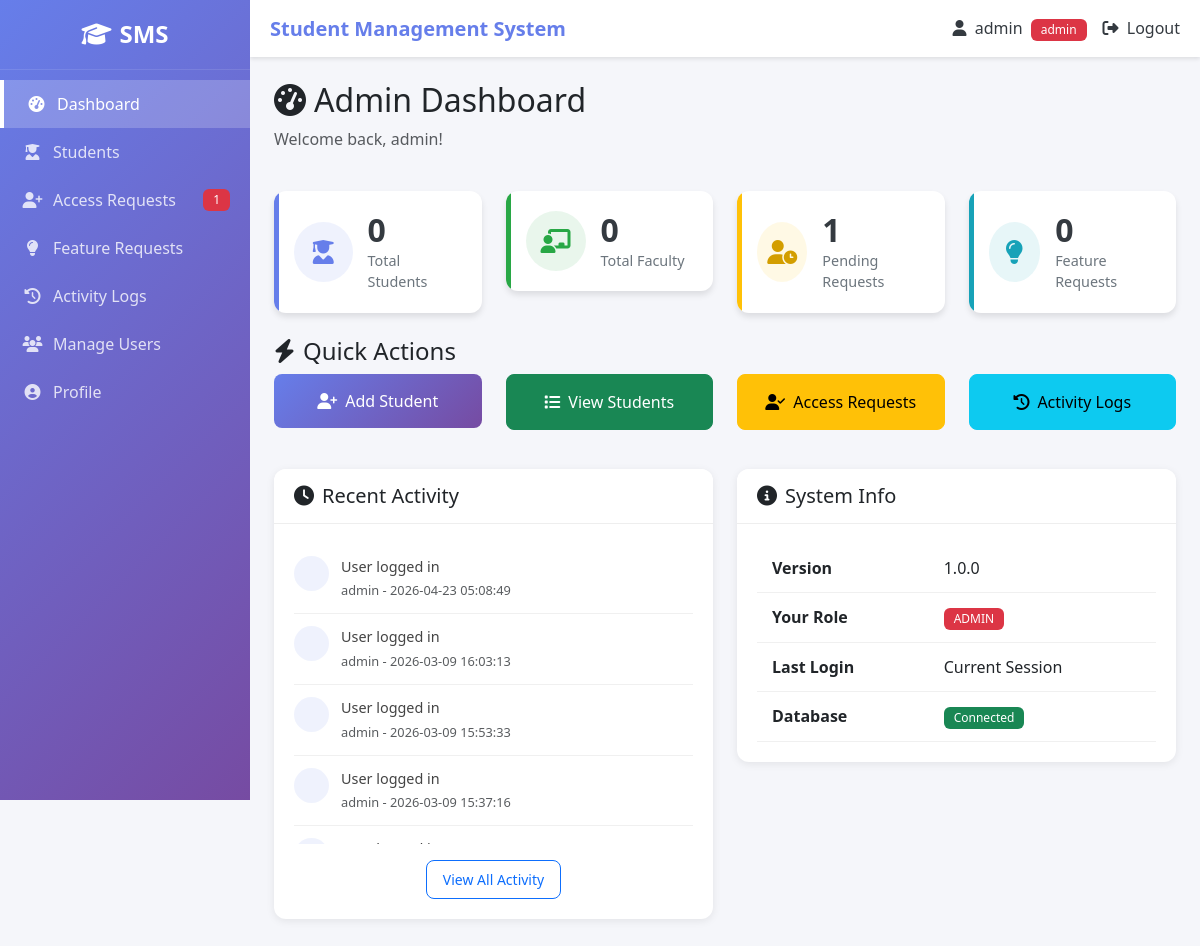
The page /admin/dashboard (signed in) on the database its author committed.
### tables this page shows
CREATE TABLE activity_logs (
        id INTEGER PRIMARY KEY AUTOINCREMENT,
        user_id INTEGER,
        username TEXT,
        action TEXT,
        details TEXT,
        ip_address TEXT,
        created_at TIMESTAMP DEFAULT CURRENT_TIMESTAMP
    );

### routes/admin_routes.py (the view)
@admin_bp.route('/admin')
@admin_bp.route('/admin/dashboard')
@admin_required
def dashboard():
    update_session_activity()
    total_students = student_model.get_student_count()
    total_faculty = user_model.get_faculty_count()
    pending_requests = user_model.get_pending_requests_count()
    conn = user_model.get_db()
    cursor = conn.cursor()
    cursor.execute("SELECT COUNT(*) FROM feature_requests WHERE status='pending'")
    feature_requests_count = cursor.fetchone()[0]
    conn.close()
    recent_activities = get_all_activities(limit=10)
    return render_template('admin_dashboard.html',
                         total_students=total_students,
                         total_faculty=total_faculty,
                         pending_requests=pending_requests,
                         feature_requests_count=feature_requests_count,
                         recent_activities=recent_activities)

### templates/admin_dashboard.html (shortened to what this page needs)
{% extends "base.html" %}
{% block content %}
<div class="dashboard">
    <div class="row mb-4">
        <div class="col-12">
            <h2><i class="fas fa-tachometer-alt me-2"></i>Admin Dashboard</h2>
            <p class="text-muted">Welcome back, {{ session['user'] }}!</p>
        </div>
    </div>
    <div class="row mb-4">
        <div class="col-md-3">
            <div class="stat-card stat-card-primary">
                <div class="stat-icon">
                    <i class="fas fa-user-graduate"></i>
                </div>
                <div class="stat-info">
                    <h3>{{ total_students }}</h3>
                    <p>Total Students</p>
                </div>
            </div>
        </div>
        <div class="col-md-3">
            <div class="stat-card stat-card-success">
                <div class="stat-icon">
                    <i class="fas fa-chalkboard-teacher"></i>
                </div>
                <div class="stat-info">
                    <h3>{{ total_faculty }}</h3>
                    <p>Total Faculty</p>
                </div>
            </div>
        </div>
        <div class="col-md-3">
            <div class="stat-card stat-card-warning">
                <div class="stat-icon">
                    <i class="fas fa-user-clock"></i>
                </div>
                <div class="stat-info">
                    <h3>{{ pending_requests }}</h3>
                    <p>Pending Requests</p>
                </div>
            </div>
        </div>
        <div class="col-md-3">
            <div class="stat-card stat-card-info">
                <div class="stat-icon">
                    <i class="fas fa-lightbulb"></i>
                </div>
                <div class="stat-info">
                    <h3>{{ feature_requests_count }}</h3>
                    <p>Feature Requests</p>
                </div>
            </div>
        </div>
    </div>
    <div class="row mb-4">
        <div class="col-12">
            <h4><i class="fas fa-bolt me-2"></i>Quick Actions</h4>
        </div>
        <div class="col-md-3">
            <div class="action-card">
                <a href="{{ url_for('students.add_student') }}" class="btn btn-primary w-100">
                    <i class="fas fa-user-plus me-2"></i>Add Student
                </a>
            </div>
        </div>
        <div class="col-md-3">
            <div class="action-card">
                <a href="{{ url_for('students.list_students') }}" class="btn btn-success w-100">
                    <i class="fas fa-list me-2"></i>View Students
                </a>
            </div>
        </div>
        <div class="col-md-3">
            <div class="action-card">
                <a href="{{ url_for('admin.access_requests') }}" class="btn btn-warning w-100">
                    <i class="fas fa-user-check me-2"></i>Access Requests
                </a>
            </div>
        </div>
        <div class="col-md-3">
            <div class="action-card">
                <a href="{{ url_for('admin.activity_logs') }}" class="btn btn-info w-100">
                    <i class="fas fa-history me-2"></i>Activity Logs
                </a>
            </div>
        </div>
    </div>
    <div class="row">
        <div class="col-md-6">
            <div class="card">
                <div class="card-header">
                    <h5 class="mb-0"><i class="fas fa-clock me-2"></i>Recent Activity</h5>
                </div>
                <div class="card-body">
                    {% if recent_activities %}
                    <div class="activity-list">
                        {% for activity in recent_activities %}
                        <div class="activity-item">
                            <div class="activity-icon">
                            </div>
                            <div class="activity-details">
                                <p class="mb-0">{{ activity[4] }}</p>
                                <small class="text-muted">{{ activity[2] }} - {{ activity[6] }}</small>
                            </div>
                        </div>
                        {% endfor %}
                    </div>
                    {% else %}
                    <p class="text-muted text-center">No recent activity</p>
                    {% endif %}
                    <div class="text-center mt-3">
                        <a href="{{ url_for('admin.activity_logs') }}" class="btn btn-sm btn-outline-primary">
                            View All Activity
                        </a>
                    </div>
                </div>
            </div>
        </div>
        <div class="col-md-6">
            <div class="card">
                <div class="card-header">
                    <h5 class="mb-0"><i class="fas fa-info-circle me-2"></i>System Info</h5>
                </div>
                <div class="card-body">
                    <table class="table table-borderless">
                        <tr>
                            <td><strong>Version</strong></td>
                            <td>1.0.0</td>
                        </tr>
                        <tr>
                            <td><strong>Your Role</strong></td>
                            <td><span class="badge bg-danger">{{ session['role']|upper }}</span></td>
                        </tr>
                        <tr>
                            <td><strong>Last Login</strong></td>
                            <td>Current Session</td>
                        </tr>
                        <tr>
                            <td><strong>Database</strong></td>
                            <td><span class="badge bg-success">Connected</span></td>
                        </tr>
                    </table>
                </div>
            </div>
        </div>
    </div>
</div>
{% endblock %}

### templates/base.html (shortened to what this page needs)
<!DOCTYPE html>
<html lang="en">
<head>
    <link href="https://cdn.jsdelivr.net/npm/bootstrap@5.3.0/dist/css/bootstrap.min.css" rel="stylesheet">
    <link rel="stylesheet" href="https://cdnjs.cloudflare.com/ajax/libs/font-awesome/6.4.0/css/all.min.css">
    <link rel="stylesheet" href="{{ url_for('static', filename='css/style.css') }}">
</head>
<body>
    {% if session.get('user') %}
    <div class="sidebar">
        <div class="sidebar-header">
            <h4><i class="fas fa-graduation-cap me-2"></i>SMS</h4>
        </div>
        <ul class="nav flex-column">
            {% if session.get('role') == 'admin' %}
            <li class="nav-item">
                <a class="nav-link {% if request.endpoint == 'admin.dashboard' %}active{% endif %}" href="{{ url_for('admin.dashboard') }}">
                    <i class="fas fa-tachometer-alt me-2"></i> Dashboard
                </a>
            </li>
            <li class="nav-item">
                <a class="nav-link {% if 'students' in request.endpoint %}active{% endif %}" href="{{ url_for('students.list_students') }}">
                    <i class="fas fa-user-graduate me-2"></i> Students
                </a>
            </li>
            <li class="nav-item">
                <a class="nav-link {% if 'requests' in request.endpoint and 'feature' not in request.endpoint %}active{% endif %}" href="{{ url_for('admin.access_requests') }}">
                    <i class="fas fa-user-plus me-2"></i> Access Requests
                    {% if pending_requests|default(0) > 0 %}
                    <span class="badge bg-danger">{{ pending_requests }}</span>
                    {% endif %}
                </a>
            </li>
            <li class="nav-item">
                <a class="nav-link {% if 'feature' in request.endpoint and 'admin' in request.endpoint %}active{% endif %}" href="{{ url_for('admin.feature_requests') }}">
                    <i class="fas fa-lightbulb me-2"></i> Feature Requests
                </a>
            </li>
            <li class="nav-item">
                <a class="nav-link {% if 'activity' in request.endpoint %}active{% endif %}" href="{{ url_for('admin.activity_logs') }}">
                    <i class="fas fa-history me-2"></i> Activity Logs
                </a>
            </li>
            <li class="nav-item">
                <a class="nav-link {% if 'users' in request.endpoint %}active{% endif %}" href="{{ url_for('admin.manage_users') }}">
                    <i class="fas fa-users me-2"></i> Manage Users
                </a>
            </li>
            {% endif %}
            <li class="nav-item">
                <a class="nav-link" href="{{ url_for('auth.profile') }}">
                    <i class="fas fa-user-circle me-2"></i> Profile
                </a>
            </li>
        </ul>
    </div>
    <div class="main-content">
        <nav class="navbar navbar-expand-lg navbar-dark bg-dark">
            <div class="container-fluid">
                <span class="navbar-brand ms-2">Student Management System</span>
                <div class="navbar-nav ms-auto">
                    <span class="nav-link text-light">
                        <i class="fas fa-user me-1"></i> {{ session['user'] }}
                        <span class="badge bg-{% if session['role'] == 'admin' %}danger{% else %}info{% endif %} ms-1">
                            {{ session['role'] }}
                        </span>
                    </span>
                    <a class="nav-link" href="{{ url_for('auth.logout') }}">
                        <i class="fas fa-sign-out-alt me-1"></i> Logout
                    </a>
                </div>
            </div>
        </nav>
        <div class="container-fluid p-4">
            {% block content %}{% endblock %}
        </div>
    </div>
    {% else %}
    {% block auth_content %}{% endblock %}
    {% endif %}
</body>
</html>

### rows shown on the page
activity_logs: details "User logged in", username "admin", created_at "2026-04-23 05:08:49"
activity_logs: details "User logged in", username "admin", created_at "2026-03-09 16:03:13"
activity_logs: details "User logged in", username "admin", created_at "2026-03-09 15:53:33"
activity_logs: details "User logged in", username "admin", created_at "2026-03-09 15:37:16"

### other values the page prints
{{ pending_requests }} "1"
{{ session['user'] }} "admin"
{{ session['role'] }} "admin"
{{ total_students }} "0"
{{ total_faculty }} "0"
{{ feature_requests_count }} "0"
{{ session['role']|upper }} "ADMIN"
